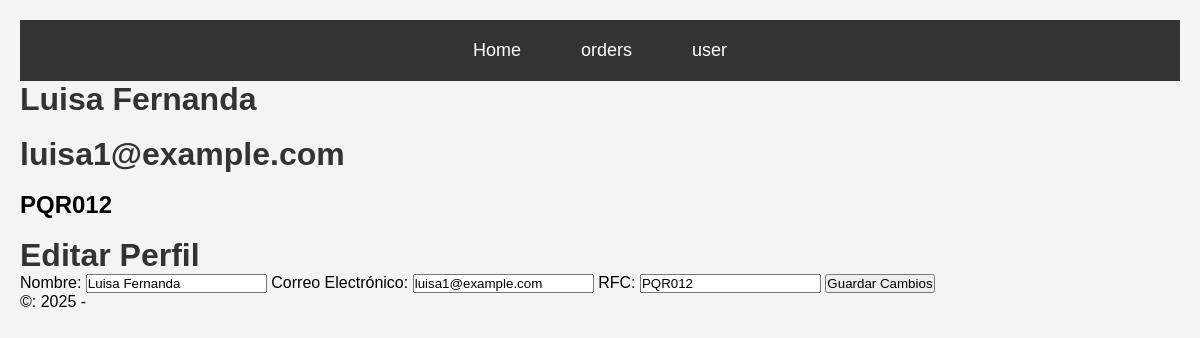
The app's page /users/details-user-id/4, older data.
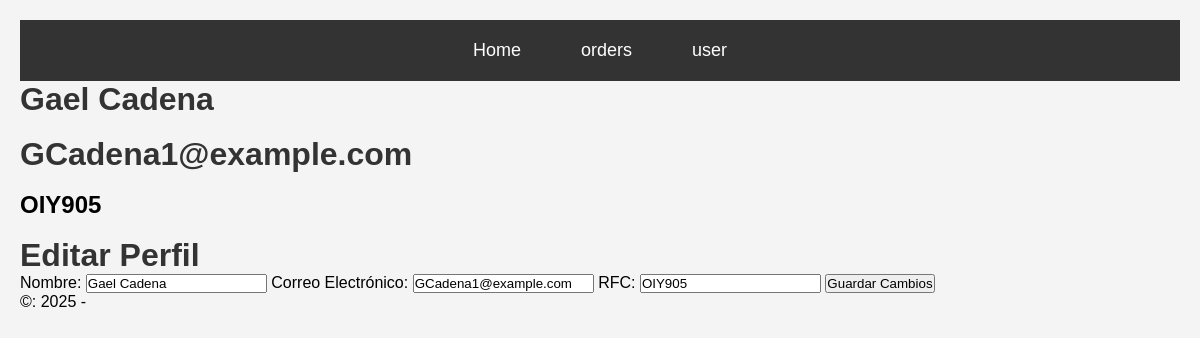
The same page, newer data.
### users/models.py (models this page shows, shortened)
class users(models.Model):
    name = models.CharField(max_length=100)
    email = models.EmailField(max_length=100)
    age = models.IntegerField()
    rfc = models.CharField(max_length=13)
    photo = models.CharField(max_length=200)
    created_date = models.DateTimeField(auto_now_add=True)
    updated_date = models.DateTimeField(auto_now=True)

### users/views.py (the view)
# urls.py: path("details-user-id/<int:id>", views.userDetail, name="userDetail")
def userDetail(request, id):
    user = get_object_or_404(users, id=id)  # Obtener el usuario o mostrar 404
    if request.method == "POST":
        user.name = request.POST.get('name')
        user.email = request.POST.get('email')
        user.rfc = request.POST.get('rfc')
        user.save()
        return redirect('userDetail', id=user.id)  # Redirigir al detalle del usuario actualizado
    return render(request, 'users/detail.html', {"user": user})

### tamplates/users/detail.html (shortened to what this page needs)
{% extends "base/base.html"%}
{% block content %}
<h1>{{user.name}}</h1>
<br>
<h1>{{user.email}}</h1>
<br>
<h2>{{user.rfc}}</h2>
<br>
<h1>Editar Perfil</h1>
<form method="POST">
    <label for="name">Nombre:</label>
    <input type="text" id="name" name="name" value="{{ user.name }}" required>
    <label for="email">Correo Electrónico:</label>
    <input type="email" id="email" name="email" value="{{ user.email }}" required>
    <label for="rfc">RFC:</label>
    <input type="text" id="rfc" name="rfc" value="{{ user.rfc }}" required>
    <button type="submit">Guardar Cambios</button>
</form>
{% endblock %}

### tamplates/base/base.html (shortened to what this page needs)
<!DOCTYPE html>
<html lang="en">
{% load static %}
<head>
    <link rel="stylesheet" href="{% static 'css/users.css' %}">
    <link rel="stylesheet" href="{% static 'css/user_card.css' %}">
    {% include 'base/header.html' %}
</head>
<body>
    <main>
        {% block content %}
        {% endblock %}
    </main>
    {% include 'base/footer.html'%}
</body>
</html>

### tamplates/base/header.html
{% load static %}
<link rel="stylesheet" href="{% static 'css/header.css' %}">
<nav>
    <div class="menu">
        <ul>
            <li><a href="http://127.0.0.1:8000">Home</a></li>
            <li><a href="http://127.0.0.1:8000/orders/">orders</a></li>
            <li><a href="http://127.0.0.1:8000/users/">user</a></li>
        </ul>
    </div>
</nav>

### tamplates/base/footer.html
<footer>
    <p>&copy: 2025 - </p>
</footer>

### static/css/users.css (style rules this page uses)
body { font-family: Arial, sans-serif; background-color: #f4f4f4; text-align: center; margin: 0; padding: 20px; }
h1 { color: #333; }
body { font-family: Arial, sans-serif; background-color: #f4f4f4; text-align: left; margin: 0; padding: 20px; }

### static/css/header.css (style rules this page uses)
* { margin: 0; padding: 0; }
.menu { background-color: #333; padding: 10px 0; text-align: center; }
.menu ul { list-style: none; padding: 0; margin: 0; display: flex; justify-content: center; }
.menu ul li { margin: 0 15px; }
.menu ul li a { text-decoration: none; color: white; font-size: 18px; padding: 10px 15px; display: inline-block; transition: 0.3s; }

Row changes from the older to the newer data that the page shows:
changed users: name "Luisa Fernanda" → "Gael Cadena"; email "luisa1@example.com" → "GCadena1@example.com"; rfc "PQR012" → "OIY905"
